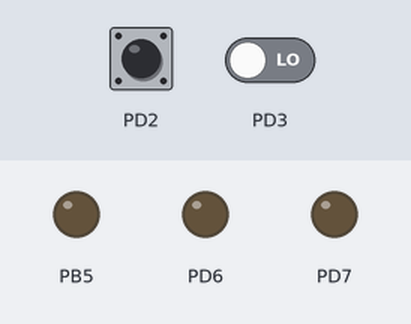
This program was run on a simulated ATmega328P, built with avr-gcc and emulated at 16 MHz. Shown: output pins drawn as LEDs (lit = HIGH). Inputs (shaded band) come from the test bench; at power-on: PD2 LOW, PD3 LOW.

Above: at 1.2 s.
1.3 s: PD2 driven HIGH
At 2.1 s:
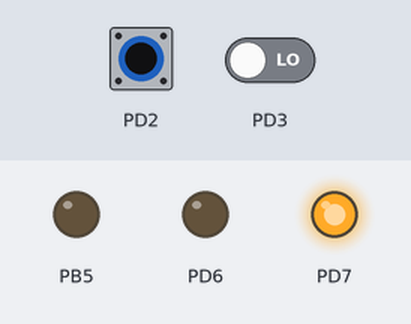
2.8 s: PD2 pulsed LOW 5 times (0.12 s each, 0.3 s apart)
At 5.0 s:
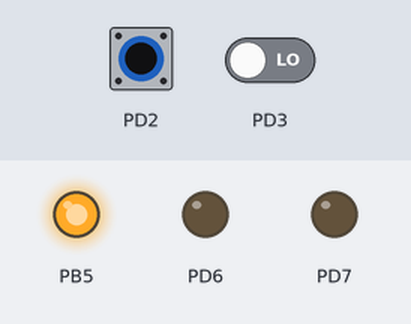
5.8 s: PD3 driven HIGH
At 6.8 s:
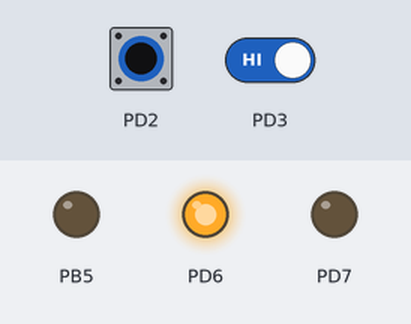
Timing chart, 0 to 8.8 s (numbered marks = the images above; inputs shaded):
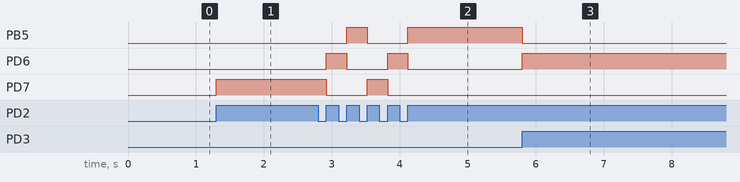

The program:

main.cpp
```cpp
#define F_CPU 16000000UL

#ifdef F_CPU
#include <util/delay.h>
#endif

#include "ExtInt.h"
#include <avr/io.h>
#include "GenIO.h"
#include  <avr/interrupt.h>


    Led led1(13);
    Led led2(7);
    Led led3(6);
    ExtInt Encoder(1200);

int main(void)
{

	Encoder.setExtInt0();
	Encoder.setExtInt1();
	DDRD|=(1<<PIND6);
	DDRD|=(1<<PIND7);


    while (1)
    {
		if (Encoder.getSayac()%3==0) { PORTD|=(1<<PIND7);PORTD&=~(1<<PIND6);PORTB&=~(1<<PINB5); }
		else if(Encoder.getSayac()%3==1 ) { PORTD|=(1<<PIND6); PORTD&=~(1<<PIND7); PORTB&=~(1<<PINB5); }
		else if(Encoder.getSayac()%3==2 ) { PORTD&=~(1<<PIND6); PORTD&=~(1<<PIND7); PORTB|=(1<<PINB5); }
		//if (sayac==0) { led1.On(); led2.Off(); led3.Off();}
		//if (sayac>0) { led1.Off(); led2.On(); led3.Off();}
		//if (sayac<0) { led1.Off(); led2.Off(); led3.On();}


    }
}
```

ExInt.cpp
```cpp
#include "ExtInt.h"


ISR(INT0_vect){
	 sayac++;

}


ISR(INT1_vect){
	sayac--;

}


ExtInt::ExtInt(uint16_t ppr){
	pulsePerRev=ppr;
}

void  ExtInt::setExtInt0(){
	EICRA|=(1<<ISC00)|(1<<ISC01) ; //raising edge
	EIMSK|=(1<<INT0);
	sei();
	//SREG |=(1<<SREG_I); //sei yerine

}

void  ExtInt::setExtInt1(){
	EICRA|=(1<<ISC10)|(1<<ISC11);
	EIMSK|=(1<<INT1);
	sei();
	//SREG |=(1<<SREG_I); //sei yerine

}

double ExtInt::getAngel(){
	return sayac/pulsePerRev*360;

}

long ExtInt::getSayac(){
	return sayac;

}
```

ExtInt.h
```cpp
#ifndef EXTINT_H_
#define EXTINT_H_
#include <avr/io.h>
#include <avr/interrupt.h>
//#include<avr/common.h>


volatile static long sayac=-1;
class ExtInt{

private:
 uint16_t pulsePerRev;
public:

 ExtInt(uint16_t);
 void setExtInt0();
 void setExtInt1();
 double getAngel();
 long getSayac();

};


#endif /* EXTINT_H_ */
```

GenIO.cpp
```cpp
#include "GenIO.h"

void setPinDDR(uint8_t pn){
	switch (pn)
	{
		case  0	:	DDRD|=(1<<PIND0); break;
		case  1	:	DDRD|=(1<<PIND1); break;
		case  2	:	DDRD|=(1<<PIND2); break;
		case  3	:	DDRD|=(1<<PIND3); break;
		case  4	:	DDRD|=(1<<PIND4); break;
		case  5	:	DDRD|=(1<<PIND5); break;
		case  6	:	DDRD|=(1<<PIND6); break;
		case  7	:	DDRD|=(1<<PIND7); break;

		case  8	:	DDRB|=(1<<PINB0); break;
		case  9	:	DDRB|=(1<<PINB1); break;
		case 10	:	DDRB|=(1<<PINB2); break;
		case 11 :	DDRB|=(1<<PINB3); break;
		case 12	:	DDRB|=(1<<PINB4); break;
		case 13	:	DDRB|=(1<<PINB5); break;

	}
}

Led::Led(uint8_t pinNumber):pinNumber(pinNumber)
{
	setPinDDR(pinNumber);
}

void Led::On(){
	switch(pinNumber) {
	case  0	:	PORTD|=(1<<PIND0); break;
	case  1	:	PORTD|=(1<<PIND1); break;
	case  2	:	PORTD|=(1<<PIND2); break;
	case  3	:	PORTD|=(1<<PIND3); break;
	case  4	:	PORTD|=(1<<PIND4); break;
	case  5	:	PORTD|=(1<<PIND5); break;
	case  6	:	PORTD|=(1<<PIND6); break;
	case  7	:	PORTD|=(1<<PIND7); break;

	case  8	:	PORTB|=(1<<PINB0); break;
	case  9	:	PORTB|=(1<<PINB1); break;
	case 10	:	PORTB|=(1<<PINB2); break;
	case 11 :	PORTB|=(1<<PINB3); break;
	case 12	:	PORTB|=(1<<PINB4); break;
	case 13	:	PORTB|=(1<<PINB5); break;

	}

}

void Led::Off(){
	switch(pinNumber) {
		case  0	:	PORTD&=~(1<<PIND0); break;
		case  1	:	PORTD&=~(1<<PIND1); break;
		case  2	:	PORTD&=~(1<<PIND2); break;
		case  3	:	PORTD&=~(1<<PIND3); break;
		case  4	:	PORTD&=~(1<<PIND4); break;
		case  5	:	PORTD&=~(1<<PIND5); break;
		case  6	:	PORTD&=~(1<<PIND6); break;
		case  7	:	PORTD&=~(1<<PIND7); break;

		case  8	:	PORTB&=~(1<<PINB0); break;
		case  9	:	PORTB&=~(1<<PINB1); break;
		case 10	:	PORTB&=~(1<<PINB2); break;
		case 11 :	PORTB&=~(1<<PINB3); break;
		case 12	:	PORTB&=~(1<<PINB4); break;
		case 13	:	PORTB&=~(1<<PINB5); break;

	}

}
```

GenIO.h
```cpp
#ifndef GENIO_H_
#define GENIO_H_
#include<stdint.h>
#include <avr/io.h>

class Led {
	private:
	int pinNumber;
	public:
	Led(uint8_t);
	void On();
	void Off();


	};


#endif /* GENIO_H_ */
```

Measured:
- after the input at 1.3 s, PD7: LOW → HIGH at once
- after the input at 2.8 s, PB5: LOW → HIGH after 0.42 s, → LOW 0.30 s later, → HIGH 0.60 s later; PD6: alternates HIGH for 0.30 s and LOW for 0.60 s, 4 changes in all, then stays LOW, starting after 0.12 s; PD7: HIGH → LOW after 0.12 s, → HIGH 0.60 s later, → LOW 0.30 s later
- after the input at 5.8 s, PB5: HIGH → LOW at once; PD6: LOW → HIGH at once
